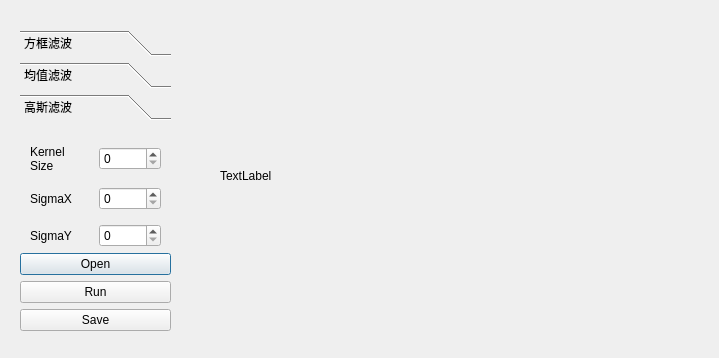
<?xml version="1.0" encoding="UTF-8"?>
<ui version="4.0">
 <class>LinearFilter</class>
 <widget class="QDialog" name="LinearFilter">
  <property name="geometry">
   <rect>
    <x>0</x>
    <y>0</y>
    <width>719</width>
    <height>358</height>
   </rect>
  </property>
  <property name="windowTitle">
   <string>Dialog</string>
  </property>
  <widget class="QLabel" name="showImage">
   <property name="geometry">
    <rect>
     <x>220</x>
     <y>20</y>
     <width>431</width>
     <height>311</height>
    </rect>
   </property>
   <property name="minimumSize">
    <size>
     <width>431</width>
     <height>311</height>
    </size>
   </property>
   <property name="text">
    <string>TextLabel</string>
   </property>
  </widget>
  <widget class="QWidget" name="">
   <property name="geometry">
    <rect>
     <x>20</x>
     <y>30</y>
     <width>151</width>
     <height>301</height>
    </rect>
   </property>
   <layout class="QVBoxLayout" name="verticalLayout_3">
    <property name="sizeConstraint">
     <enum>QLayout::SetNoConstraint</enum>
    </property>
    <item>
     <widget class="QToolBox" name="toolBox">
      <property name="currentIndex">
       <number>2</number>
      </property>
      <widget class="QWidget" name="boxFilterPage">
       <property name="geometry">
        <rect>
         <x>0</x>
         <y>0</y>
         <width>149</width>
         <height>141</height>
        </rect>
       </property>
       <attribute name="label">
        <string>方框滤波</string>
       </attribute>
       <widget class="QWidget" name="layoutWidget">
        <property name="geometry">
         <rect>
          <x>10</x>
          <y>20</y>
          <width>122</width>
          <height>64</height>
         </rect>
        </property>
        <layout class="QVBoxLayout" name="verticalLayout">
         <item>
          <layout class="QHBoxLayout" name="horizontalLayout">
           <item>
            <widget class="QLabel" name="boxKernelLabel">
             <property name="text">
              <string>Kernel
Size</string>
             </property>
            </widget>
           </item>
           <item>
            <widget class="QSpinBox" name="boxKernelSizespinBox"/>
           </item>
          </layout>
         </item>
         <item>
          <layout class="QHBoxLayout" name="horizontalLayout_2">
           <item>
            <widget class="QLabel" name="label">
             <property name="text">
              <string>Depth
Default(-1)</string>
             </property>
            </widget>
           </item>
           <item>
            <widget class="QSpinBox" name="boxKernelDepthspinBox"/>
           </item>
          </layout>
         </item>
        </layout>
       </widget>
      </widget>
      <widget class="QWidget" name="blurFilterPage">
       <property name="geometry">
        <rect>
         <x>0</x>
         <y>0</y>
         <width>149</width>
         <height>141</height>
        </rect>
       </property>
       <attribute name="label">
        <string>均值滤波</string>
       </attribute>
       <widget class="QWidget" name="">
        <property name="geometry">
         <rect>
          <x>10</x>
          <y>30</y>
          <width>121</width>
          <height>28</height>
         </rect>
        </property>
        <layout class="QHBoxLayout" name="horizontalLayout_3">
         <item>
          <widget class="QLabel" name="label_2">
           <property name="text">
            <string>Kernel
Size</string>
           </property>
          </widget>
         </item>
         <item>
          <widget class="QSpinBox" name="blurKernelSizespinBox"/>
         </item>
        </layout>
       </widget>
      </widget>
      <widget class="QWidget" name="gaussianBlurPage">
       <property name="geometry">
        <rect>
         <x>0</x>
         <y>0</y>
         <width>149</width>
         <height>141</height>
        </rect>
       </property>
       <attribute name="label">
        <string>高斯滤波</string>
       </attribute>
       <widget class="QWidget" name="">
        <property name="geometry">
         <rect>
          <x>10</x>
          <y>11</y>
          <width>131</width>
          <height>121</height>
         </rect>
        </property>
        <layout class="QVBoxLayout" name="verticalLayout_4">
         <item>
          <layout class="QHBoxLayout" name="horizontalLayout_4">
           <item>
            <widget class="QLabel" name="label_3">
             <property name="text">
              <string>Kernel
Size</string>
             </property>
            </widget>
           </item>
           <item>
            <widget class="QSpinBox" name="gaussianKernelSizespinBox"/>
           </item>
          </layout>
         </item>
         <item>
          <layout class="QHBoxLayout" name="horizontalLayout_5">
           <item>
            <widget class="QLabel" name="label_4">
             <property name="text">
              <string>SigmaX</string>
             </property>
            </widget>
           </item>
           <item>
            <widget class="QSpinBox" name="sigmaXspinBox"/>
           </item>
          </layout>
         </item>
         <item>
          <layout class="QHBoxLayout" name="horizontalLayout_6">
           <item>
            <widget class="QLabel" name="label_5">
             <property name="text">
              <string>SigmaY</string>
             </property>
            </widget>
           </item>
           <item>
            <widget class="QSpinBox" name="sigmaYspinBox"/>
           </item>
          </layout>
         </item>
        </layout>
       </widget>
      </widget>
     </widget>
    </item>
    <item>
     <layout class="QVBoxLayout" name="verticalLayout_2">
      <item>
       <widget class="QPushButton" name="openImageButton">
        <property name="text">
         <string>Open</string>
        </property>
       </widget>
      </item>
      <item>
       <widget class="QPushButton" name="runButton">
        <property name="text">
         <string>Run</string>
        </property>
       </widget>
      </item>
      <item>
       <widget class="QPushButton" name="saveButton">
        <property name="text">
         <string>Save</string>
        </property>
       </widget>
      </item>
     </layout>
    </item>
   </layout>
  </widget>
 </widget>
 <resources/>
 <connections/>
</ui>
